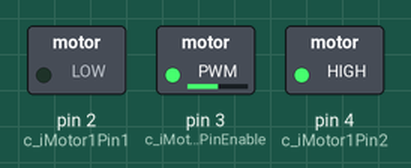
Bench run of a sketch on a simulated Arduino Uno, built with avr-gcc and run on an emulated ATmega328P. Shown: switched loads named in the sketch (green lamp = pin HIGH).

Above: at 0.1 s.
Timing chart, 0 to 1.6 s (numbered marks = the images above):
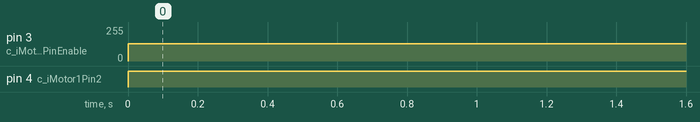

Measured:
- by itself, pin 3 (c_iMotor1PinEnable): 0/255 → 128/255 at 0.00 s
- by itself, pin 4 (c_iMotor1Pin2): LOW → HIGH at 0.00 s

The sketch:

Motor_Arduino_Test.ino
```cpp
//#include "Motor.h"

// Pinouts
// Servo 1: D5 (PWM)
// Servo 2: D6 (PWM)
// Motor 1: D3 (PWM enable) and D2 + D4 (dir)
// Motor 2: D9 (PWM enable) and D8 + D7 (dir)

/////////////////////////////
// Define internal variables
/////////////////////////////

// Drive motors
int c_iMotor1Pin1 = 2;
int c_iMotor1Pin2 = 4;
int c_iMotor1PinEnable = 3;

int c_iMotor2Pin1 = 8;
int c_iMotor2Pin2 = 7;
int c_iMotor2PinEnable = 9;

//Motor motor1(c_iMotor1Pin1, c_iMotor1Pin2, c_iMotor1PinEnable);
//Motor motor2(c_iMotor2Pin1, c_iMotor2Pin2, c_iMotor2PinEnable);
int iMotor1Speed = 128;
int iMotor2Speed = 128;

/////////////////////////////
// Setup!
/////////////////////////////
void setup()
{
    pinMode(c_iMotor1Pin1, OUTPUT);
    pinMode(c_iMotor1Pin2, OUTPUT);
    pinMode(c_iMotor1PinEnable, OUTPUT);

    digitalWrite(c_iMotor1Pin1, 0);
    digitalWrite(c_iMotor1Pin2, 0);
    analogWrite(c_iMotor1PinEnable, 0);
}

/////////////////////////////
// Loop!
/////////////////////////////
void loop()
{
    digitalWrite(c_iMotor1Pin1, 0);
    digitalWrite(c_iMotor1Pin2, 1);
    analogWrite(c_iMotor1PinEnable, 128);
}
```
